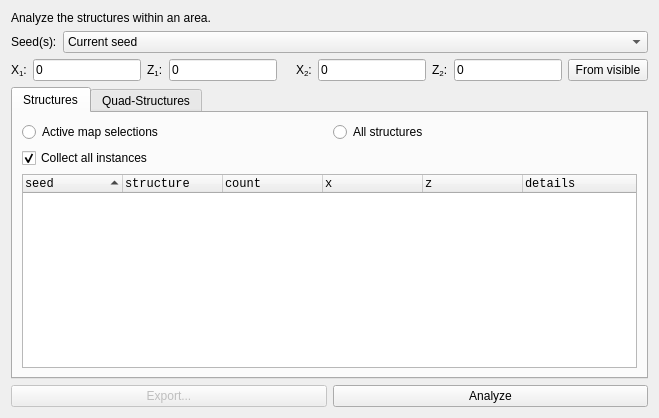
<?xml version="1.0" encoding="UTF-8"?>
<ui version="4.0">
 <class>TabStructures</class>
 <widget class="QWidget" name="TabStructures">
  <property name="windowTitle">
   <string>Form</string>
  </property>
  <layout class="QGridLayout" name="gridLayout">
   <item row="1" column="1">
    <widget class="StyledComboBox" name="comboSeedSource">
     <property name="sizePolicy">
      <sizepolicy hsizetype="MinimumExpanding" vsizetype="Fixed">
       <horstretch>0</horstretch>
       <verstretch>0</verstretch>
      </sizepolicy>
     </property>
     <item>
      <property name="text">
       <string>Current seed</string>
      </property>
     </item>
     <item>
      <property name="text">
       <string>From matching seeds list</string>
      </property>
     </item>
    </widget>
   </item>
   <item row="1" column="0">
    <widget class="QLabel" name="label">
     <property name="text">
      <string>Seed(s):</string>
     </property>
    </widget>
   </item>
   <item row="0" column="0" colspan="2">
    <widget class="QLabel" name="labelDescription">
     <property name="text">
      <string>Analyze the structures within an area.</string>
     </property>
    </widget>
   </item>
   <item row="6" column="0" colspan="2">
    <layout class="QHBoxLayout" name="horizontalLayout">
     <item>
      <widget class="QPushButton" name="pushExport">
       <property name="enabled">
        <bool>false</bool>
       </property>
       <property name="text">
        <string>Export...</string>
       </property>
      </widget>
     </item>
     <item>
      <widget class="QPushButton" name="pushStart">
       <property name="text">
        <string>Analyze</string>
       </property>
      </widget>
     </item>
    </layout>
   </item>
   <item row="3" column="0" colspan="2">
    <widget class="QTabWidget" name="tabWidget">
     <property name="currentIndex">
      <number>0</number>
     </property>
     <widget class="QWidget" name="tabStructures">
      <attribute name="title">
       <string>Structures</string>
      </attribute>
      <layout class="QGridLayout" name="gridLayout_2">
       <item row="0" column="0">
        <layout class="QGridLayout" name="gridOptions">
         <item row="0" column="0">
          <widget class="QRadioButton" name="radioMap">
           <property name="text">
            <string>Active map selections</string>
           </property>
          </widget>
         </item>
         <item row="0" column="1">
          <widget class="QRadioButton" name="radioAll">
           <property name="text">
            <string>All structures</string>
           </property>
          </widget>
         </item>
         <item row="1" column="0">
          <widget class="QCheckBox" name="checkCollect">
           <property name="text">
            <string>Collect all instances</string>
           </property>
           <property name="checked">
            <bool>true</bool>
           </property>
          </widget>
         </item>
        </layout>
       </item>
       <item row="1" column="0">
        <widget class="QTreeWidget" name="treeStructs">
         <property name="font">
          <font>
           <family>Courier New</family>
          </font>
         </property>
         <property name="editTriggers">
          <set>QAbstractItemView::NoEditTriggers</set>
         </property>
         <property name="sortingEnabled">
          <bool>true</bool>
         </property>
         <property name="animated">
          <bool>true</bool>
         </property>
         <property name="expandsOnDoubleClick">
          <bool>false</bool>
         </property>
         <column>
          <property name="text">
           <string>seed</string>
          </property>
         </column>
         <column>
          <property name="text">
           <string>structure</string>
          </property>
         </column>
         <column>
          <property name="text">
           <string>count</string>
          </property>
         </column>
         <column>
          <property name="text">
           <string>x</string>
          </property>
         </column>
         <column>
          <property name="text">
           <string>z</string>
          </property>
         </column>
         <column>
          <property name="text">
           <string>details</string>
          </property>
         </column>
        </widget>
       </item>
      </layout>
     </widget>
     <widget class="QWidget" name="tabQuads">
      <attribute name="title">
       <string>Quad-Structures</string>
      </attribute>
      <layout class="QGridLayout" name="gridLayout_3">
       <item row="0" column="0">
        <widget class="QTreeWidget" name="treeQuads">
         <property name="font">
          <font>
           <family>Courier New</family>
          </font>
         </property>
         <property name="contextMenuPolicy">
          <enum>Qt::CustomContextMenu</enum>
         </property>
         <property name="editTriggers">
          <set>QAbstractItemView::NoEditTriggers</set>
         </property>
         <property name="selectionMode">
          <enum>QAbstractItemView::SingleSelection</enum>
         </property>
         <property name="selectionBehavior">
          <enum>QAbstractItemView::SelectRows</enum>
         </property>
         <property name="verticalScrollMode">
          <enum>QAbstractItemView::ScrollPerPixel</enum>
         </property>
         <property name="horizontalScrollMode">
          <enum>QAbstractItemView::ScrollPerPixel</enum>
         </property>
         <property name="sortingEnabled">
          <bool>true</bool>
         </property>
         <property name="animated">
          <bool>true</bool>
         </property>
         <column>
          <property name="text">
           <string>seed</string>
          </property>
         </column>
         <column>
          <property name="text">
           <string>type</string>
          </property>
         </column>
         <column>
          <property name="text">
           <string>distance</string>
          </property>
         </column>
         <column>
          <property name="text">
           <string>x</string>
          </property>
         </column>
         <column>
          <property name="text">
           <string>z</string>
          </property>
         </column>
         <column>
          <property name="text">
           <string>radius</string>
          </property>
         </column>
         <column>
          <property name="text">
           <string>spawn area</string>
          </property>
         </column>
        </widget>
       </item>
      </layout>
     </widget>
    </widget>
   </item>
   <item row="2" column="0" colspan="2">
    <layout class="QGridLayout" name="gridArea">
     <item row="0" column="0">
      <layout class="QHBoxLayout" name="layoutArea">
       <item>
        <widget class="QLabel" name="labelX1">
         <property name="toolTip">
          <string>Lower bound (inclusive)</string>
         </property>
         <property name="text">
          <string>&lt;html&gt;&lt;head/&gt;&lt;body&gt;&lt;p&gt;X&lt;span style=&quot; vertical-align:sub;&quot;&gt;1&lt;/span&gt;:&lt;/p&gt;&lt;/body&gt;&lt;/html&gt;</string>
         </property>
        </widget>
       </item>
       <item>
        <widget class="CoordEdit" name="lineX1">
         <property name="toolTip">
          <string>Lower bound (inclusive)</string>
         </property>
         <property name="text">
          <string>0</string>
         </property>
        </widget>
       </item>
       <item>
        <widget class="QLabel" name="labelZ1">
         <property name="toolTip">
          <string>Lower bound (inclusive)</string>
         </property>
         <property name="text">
          <string>&lt;html&gt;&lt;head/&gt;&lt;body&gt;&lt;p&gt;Z&lt;span style=&quot; vertical-align:sub;&quot;&gt;1&lt;/span&gt;:&lt;/p&gt;&lt;/body&gt;&lt;/html&gt;</string>
         </property>
        </widget>
       </item>
       <item>
        <widget class="CoordEdit" name="lineZ1">
         <property name="toolTip">
          <string>Lower bound (inclusive)</string>
         </property>
         <property name="text">
          <string>0</string>
         </property>
        </widget>
       </item>
       <item>
        <widget class="QLabel" name="label_2">
         <property name="text">
          <string/>
         </property>
        </widget>
       </item>
       <item>
        <widget class="QLabel" name="labelX2">
         <property name="toolTip">
          <string>Upper bound (inclusive)</string>
         </property>
         <property name="text">
          <string>&lt;html&gt;&lt;head/&gt;&lt;body&gt;&lt;p&gt;X&lt;span style=&quot; vertical-align:sub;&quot;&gt;2&lt;/span&gt;:&lt;/p&gt;&lt;/body&gt;&lt;/html&gt;</string>
         </property>
        </widget>
       </item>
       <item>
        <widget class="CoordEdit" name="lineX2">
         <property name="toolTip">
          <string>Upper bound (inclusive)</string>
         </property>
         <property name="text">
          <string>0</string>
         </property>
        </widget>
       </item>
       <item>
        <widget class="QLabel" name="labelZ2">
         <property name="toolTip">
          <string>Upper bound (inclusive)</string>
         </property>
         <property name="text">
          <string>&lt;html&gt;&lt;head/&gt;&lt;body&gt;&lt;p&gt;Z&lt;span style=&quot; vertical-align:sub;&quot;&gt;2&lt;/span&gt;:&lt;/p&gt;&lt;/body&gt;&lt;/html&gt;</string>
         </property>
        </widget>
       </item>
       <item>
        <widget class="CoordEdit" name="lineZ2">
         <property name="toolTip">
          <string>Upper bound (inclusive)</string>
         </property>
         <property name="text">
          <string>0</string>
         </property>
        </widget>
       </item>
      </layout>
     </item>
     <item row="0" column="1">
      <widget class="QPushButton" name="buttonFromVisible">
       <property name="text">
        <string>From visible</string>
       </property>
      </widget>
     </item>
    </layout>
   </item>
  </layout>
 </widget>
 <customwidgets>
  <customwidget>
   <class>CoordEdit</class>
   <extends>QLineEdit</extends>
   <header>src/conditiondialog.h</header>
  </customwidget>
  <customwidget>
   <class>StyledComboBox</class>
   <extends>QComboBox</extends>
   <header>src/widgets.h</header>
  </customwidget>
 </customwidgets>
 <resources/>
 <connections/>
</ui>
